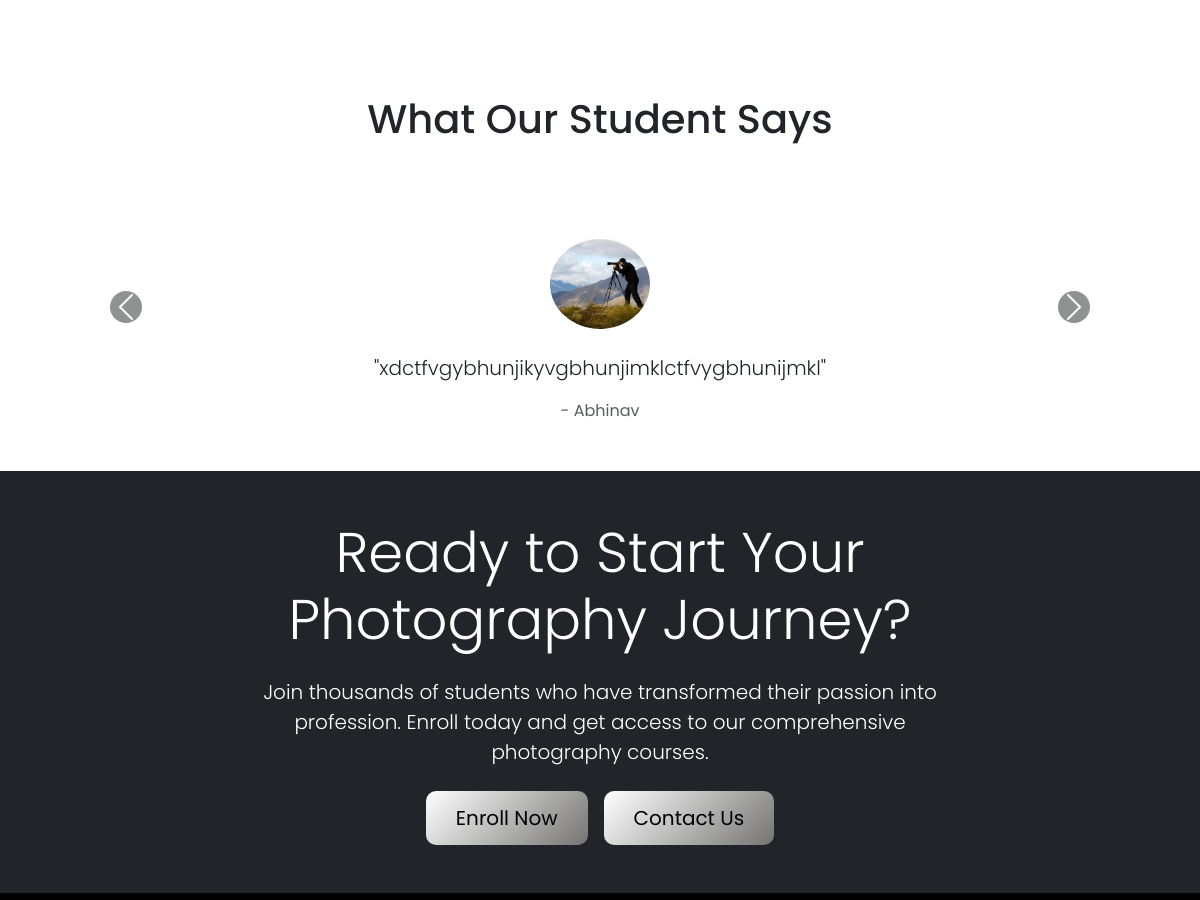
The app's page / (middle part), older data.
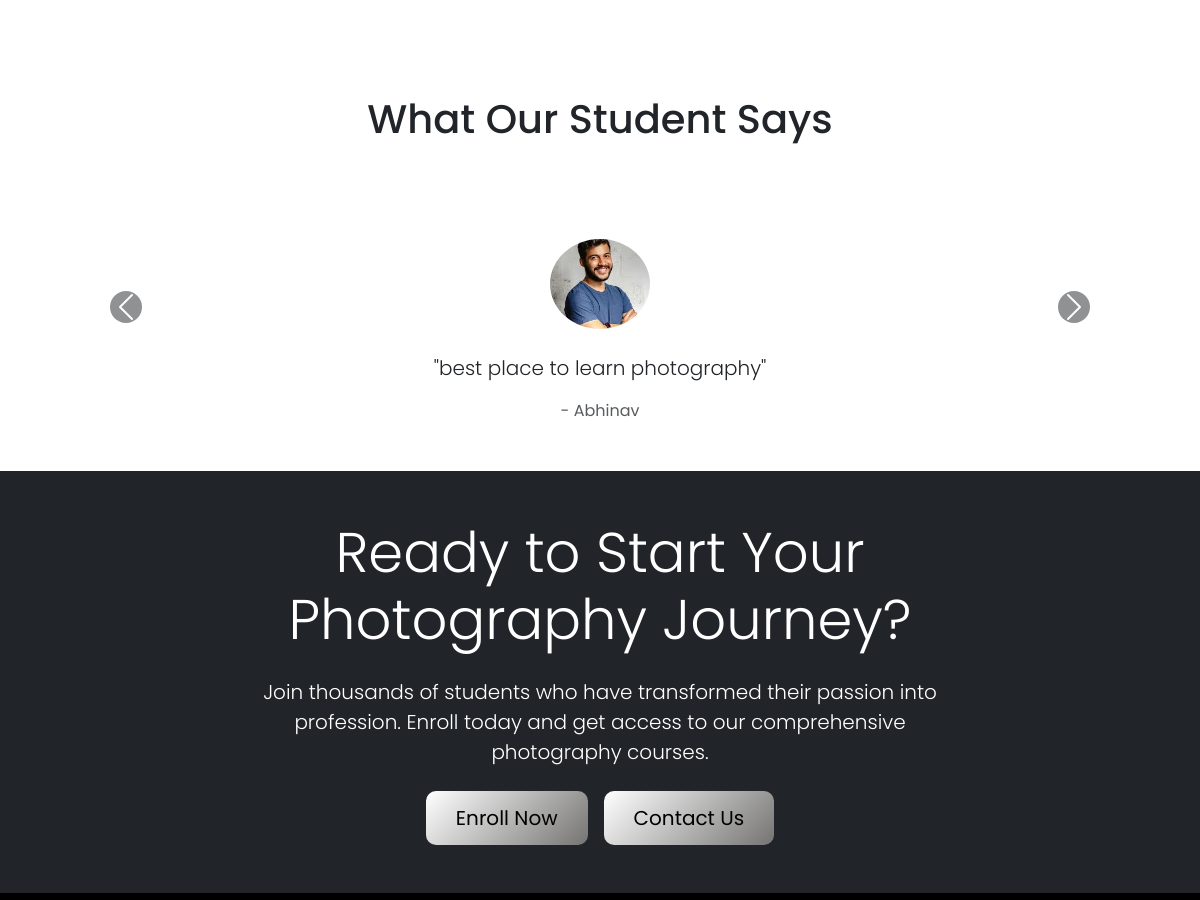
The same page, newer data.
### app/models.py (models this page shows, shortened)
class Testimonial(models.Model):
    name = models.CharField(max_length=100)
    image = models.ImageField(upload_to='testimonial/', blank=True, null=True)
    description = models.TextField()

### app/views.py (the view)
# urls.py: 2. Add a URL to urlpatterns:  path('', Home.as_view(), name='home')
def Home(request):
    student= student_gallery.objects.all()
    office = office_gallery.objects.all()
    service= Service.objects.all()
    head_image = Head.objects.first()
    testimonials= Testimonial.objects.all()
    context={
        'student': student,
        'office': office,
        'service': service,
        "image":head_image,
        'testimonials': testimonials
    }
    return render(request, 'home.html',context)

### app/templates/home.html (shortened to what this page needs)
{%extends 'base.html'%}
{% load static %}
{%block content%}
<link rel="stylesheet" href="{% static 'css/home.css' %}">
<section class="container py-5">
    <h2 class="section-title text-dark">What Our Student Says</h2>
    <div class="row text-center">
        <div class="col-md-12">
            <div id="carouselExample" class="carousel slide" data-bs-ride="carousel">
                <div class="carousel-inner">
                    {% for testimonial in testimonials %}
                    <div class="carousel-item {% if forloop.first %}active{% endif %}">
                        <div class="mt-5 mb-4">
                            {% if testimonial.image %}
                            <img src="{{ testimonial.image.url }}" class="img-fluid shadow-1-strong"
                                style="height: 90px; width: 100px; object-fit: cover; border-radius: 60%;"
                                alt="{{ testimonial.name }}" width="100" height="100">
                            {% else %}
                            <img src="{% static 'default-avatar.jpg' %}"
                                class="rounded-circle img-fluid shadow-1-strong" alt="No image" width="100"
                                height="100">
                            {% endif %}
                        </div>
                        <p class="lead font-italic mx-4 mx-md-5">"{{ testimonial.description }}"</p>
                        <p class="text-muted mb-0">- {{ testimonial.name }}</p>
                    </div>
                    {% endfor %}
                </div>
                <button class="carousel-control-prev" type="button" data-bs-target="#carouselExample"
                    data-bs-slide="prev">
                    <span class="carousel-control-prev-icon bg-dark rounded-5" aria-hidden="true"></span>
                </button>
                <button class="carousel-control-next" type="button" data-bs-target="#carouselExample"
                    data-bs-slide="next">
                    <span class="carousel-control-next-icon bg-dark rounded-5" aria-hidden="true"></span>
                </button>
            </div>
        </div>
    </div>
</section>
<section class="py-5 bg-dark text-white">
    <div class="container text-center">
        <div class="row justify-content-center">
            <div class="col-lg-8">
                <h2 class="display-4 mb-4">Ready to Start Your Photography Journey?</h2>
                <p class="lead mb-4">Join thousands of students who have transformed their passion into profession.
                    Enroll today and get access to our comprehensive photography courses.</p>
                <div class="d-flex flex-column flex-md-row gap-3 justify-content-center">
                    <a href="tel:+918075918884"><button class="btn btn-custom btn-lg">Enroll Now</button></a>
                    <a href="{%url 'contact'%}"><button class="btn btn-custom btn-lg">Contact Us</button></a>
                </div>
            </div>
        </div>
    </div>
</section>
{%endblock%}

Row changes from the older to the newer data that the page shows:
changed Testimonial "Abhinav": image: a different picture; description "xdctfvgybhunjikyvgbhunjimklctfvygbhunijmkl" → "best place to learn photography"
